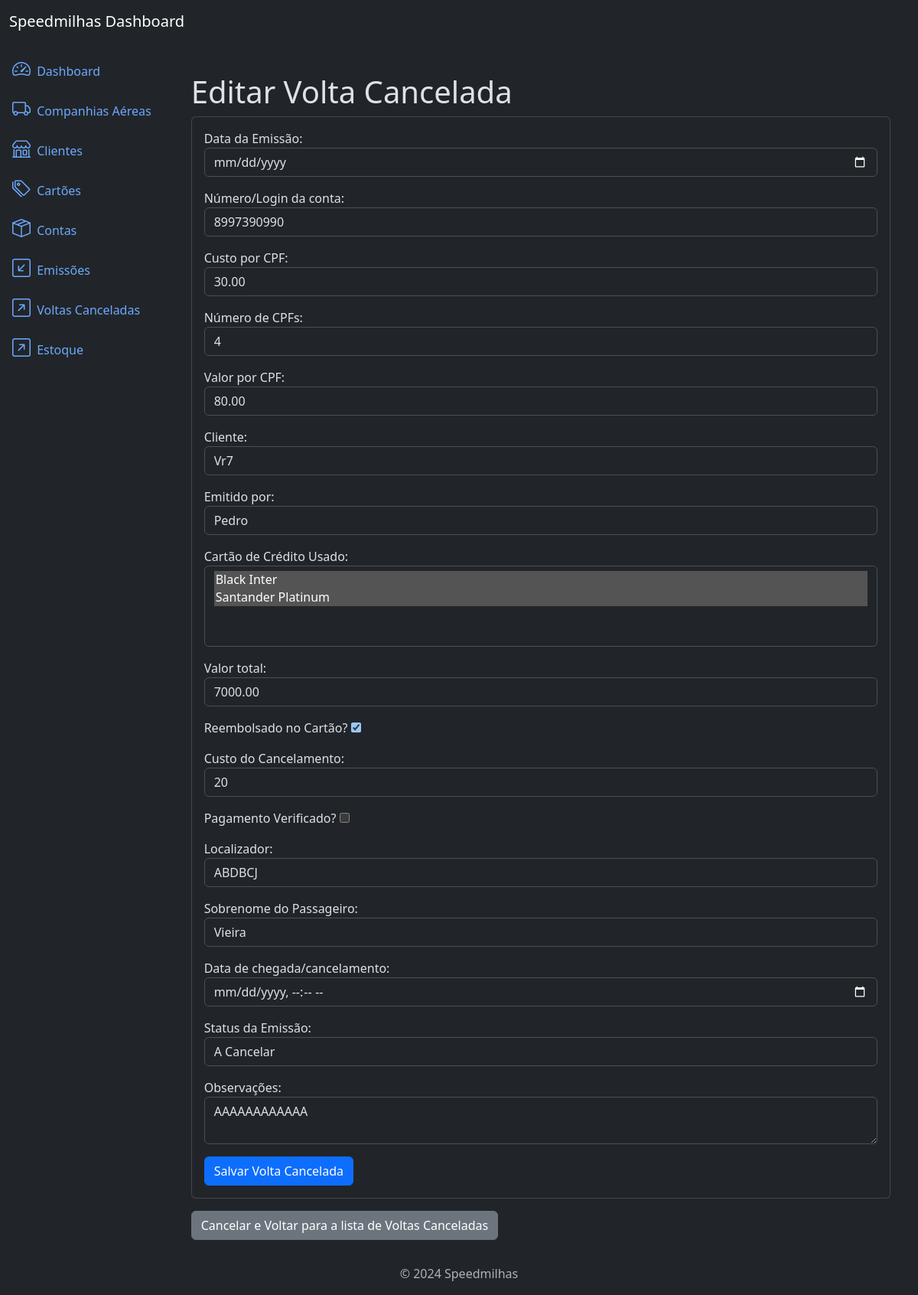
Page /canceledlap/2/update/ on the committed database.
### canceled_laps/models.py (models this page shows, shortened)
class CanceledLap(models.Model):
    emission_date = models.DateField()
    account_login = models.CharField(max_length=200)
    individual_cost = models.DecimalField(max_digits=11, decimal_places=2)
    tickets_number = models.IntegerField()
    individual_profit = models.DecimalField(max_digits=11, decimal_places=2)
    client = models.ForeignKey(Client, on_delete=models.PROTECT, related_name='canceled_laps')
    posted_by = models.CharField(max_length=50)
    credit_card = models.ManyToManyField(Card, related_name='canceled_laps')
    total_selling_price = models.DecimalField(max_digits=11, decimal_places=2, blank=True, null=True)
    refunded_on_card = models.BooleanField(default=False)
    cancellation_cost = models.CharField(max_length=100, blank=True, null=True)
    payment_verified = models.BooleanField(default=False)
    ticket_locator = models.CharField(max_length=20)
    passenger_last_name = models.CharField(max_length=40, blank=True, null=True)
    cancellation_datetime = models.DateTimeField()
    status = models.CharField(max_length=100, choices=STATUS_OPTIONS)
    annotations = models.TextField(blank=True, null=True)
    total_cost = models.DecimalField(max_digits=11, decimal_places=2)
    total_profit = models.DecimalField(max_digits=11, decimal_places=2)
    created_at = models.DateTimeField(auto_now_add=True)
    updated_at = models.DateTimeField(auto_now=True)
    class Meta:
        ordering = ['-created_at']

### canceled_laps/views.py (the view)
# urls.py: path('canceledlap/<int:pk>/update/', CanceledLapsUpdateView.as_view(), name='canceledlap_update'),
class CanceledLapsUpdateView(UpdateView):
    model = CanceledLap
    template_name = 'canceledlap_update.html'
    success_url = reverse_lazy('canceledlap_list')
    form_class = CanceledLapForm

### cards/models.py (called while the page is built)
    def __str__(self) -> str:
        return self.name

### clients/models.py (called while the page is built)
    def __str__(self) -> str:
        return self.name

### canceled_laps/templates/canceledlap_update.html (shortened to what this page needs)
{% extends 'base.html' %}
{% block content %}
<div class="container mt-4">
    <h3 class="display-6">Editar Volta Cancelada</h3>
    <div class="card">
        <div class="card-body">
            <form method="post" class="form">
                {{ form.as_p }}
                <button type="submit" class="btn btn-primary">Salvar Volta Cancelada</button>
            </form>
        </div>
    </div>
    <a href="{% url 'canceledlap_list' %}" class="btn btn-secondary mt-3"> Cancelar e Voltar para a lista de Voltas Canceladas</a>
</div>
{% endblock %}

### rows in the picture
CanceledLap: account_login "8997390990", individual_cost "30.00", tickets_number "4", individual_profit "80.00", client "Vr7", posted_by "Pedro", total_selling_price "7000.00", refunded_on_card "☑", cancellation_cost "20", ticket_locator "ABDBCJ", passenger_last_name "Vieira", status "A Cancelar", annotations "AAAAAAAAAAAA"
